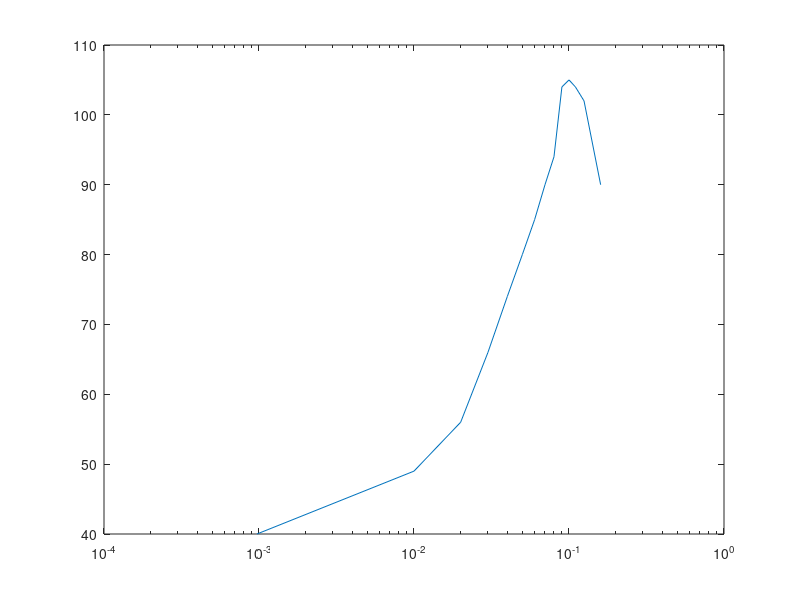
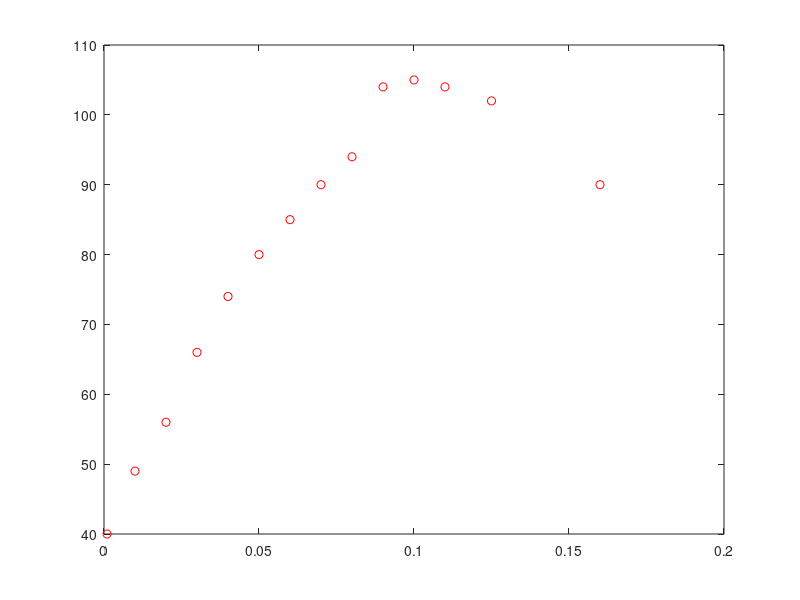
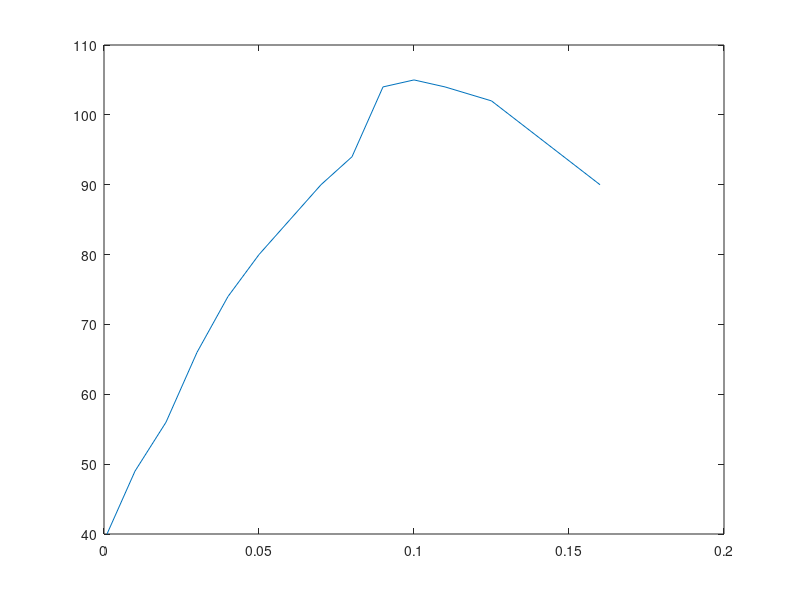

These charts were generated, in order, by the following MATLAB code:
%BC107-hFE plot vs IC
hFE=[40 49 56 66 74 80 85 90 94 104 105 104 102 90];%beta
IC=[.97*10^-3 10*10^-3 20*10^-3 30*10^-3 40*10^-3 50*10^-3 60*10^-3 70*10^-3 80*10^-3 90*10^-3 100*10^-3 110*10^-3 125*10^-3 160*10^-3 ];%A
semilogx(IC,hFE);
figure;
plot(IC,hFE,'ro');
figure;
plot(IC,hFE);

